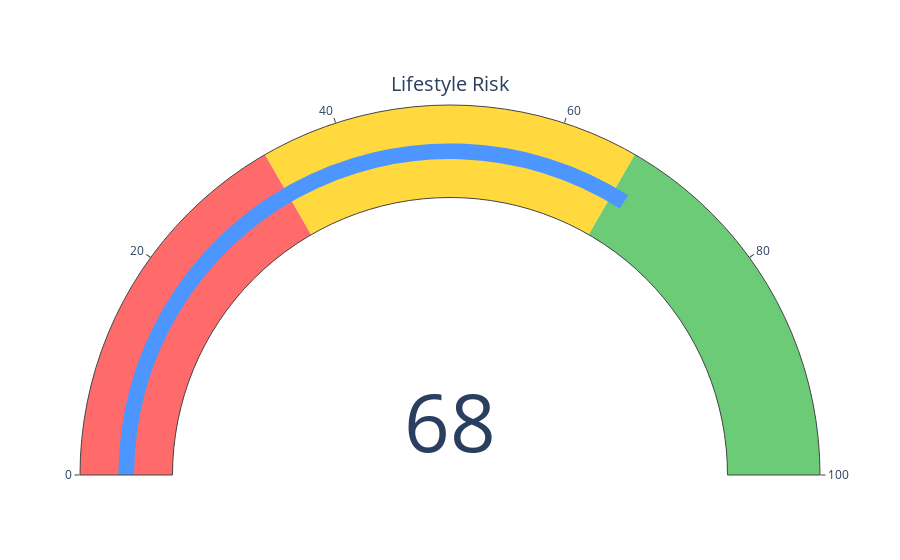

Notebook code cell kept with this figure:
### Code cell
fig = risk_gauge(risk_score(67, 1.77, 95, 'Yellow', 4.7))
fig.show()

### Figure 1 — Plotly figure (JSON) as saved in the notebook; plotly's stock layout.template omitted (floating-point values rounded to 4 significant figures)
{"data": [{"gauge": {"axis": {"range": [0, 100]}, "bar": {"color": "#4D96FF", "thickness": 0.17}, "steps": [{"color": "#FF6B6B", "range": [0, 33.33]}, {"color": "#FFD93D", "range": [33.33, 66.66]}, {"color": "#6BCB77", "range": [66.66, 100]}]}, "mode": "gauge+number", "title": {"text": "Lifestyle Risk"}, "type": "indicator", "value": 68.05}], "layout": {}}
